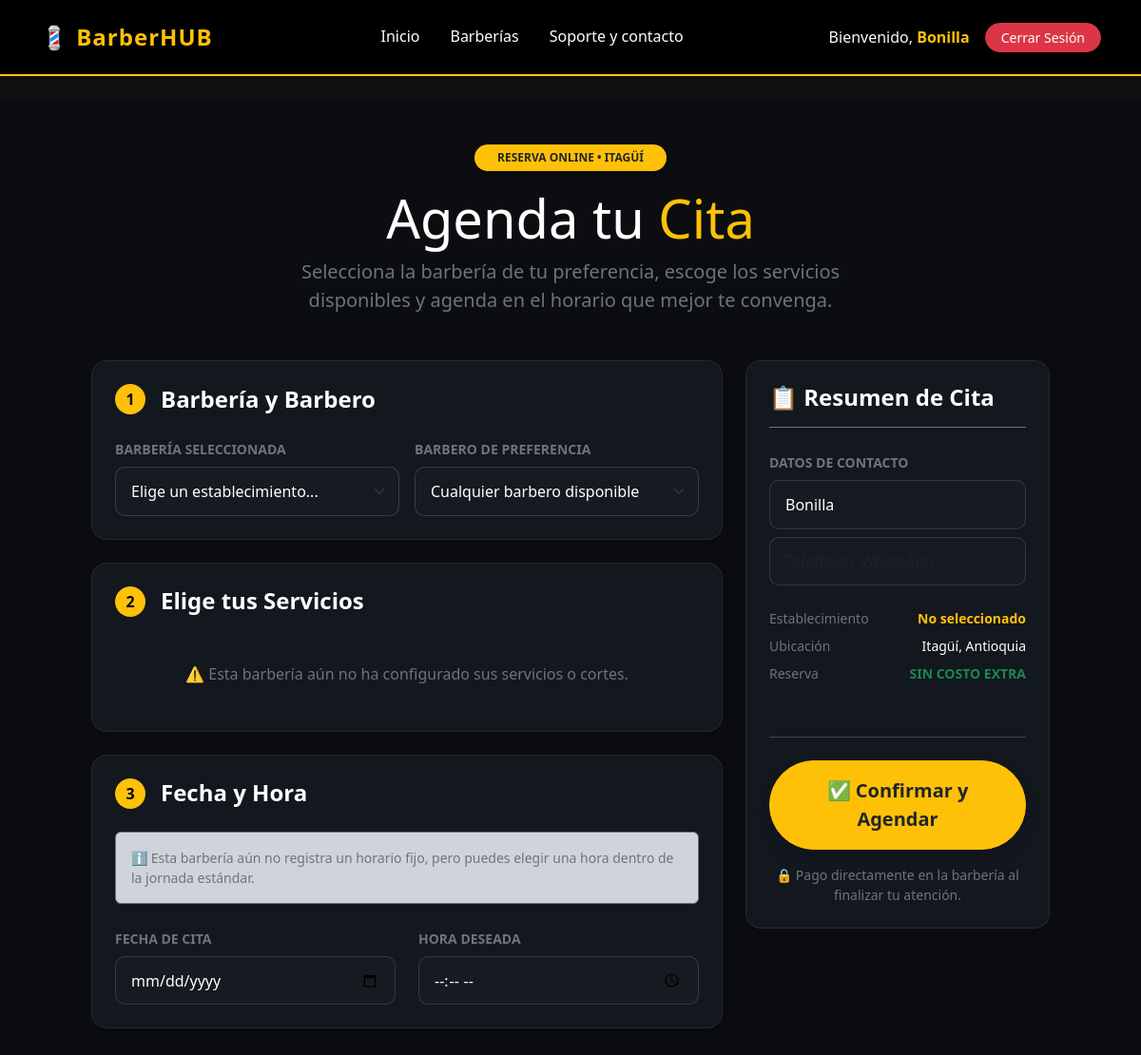
/agendar/?barberia_id=1 (signed in), run on an earlier commit of the app's database.
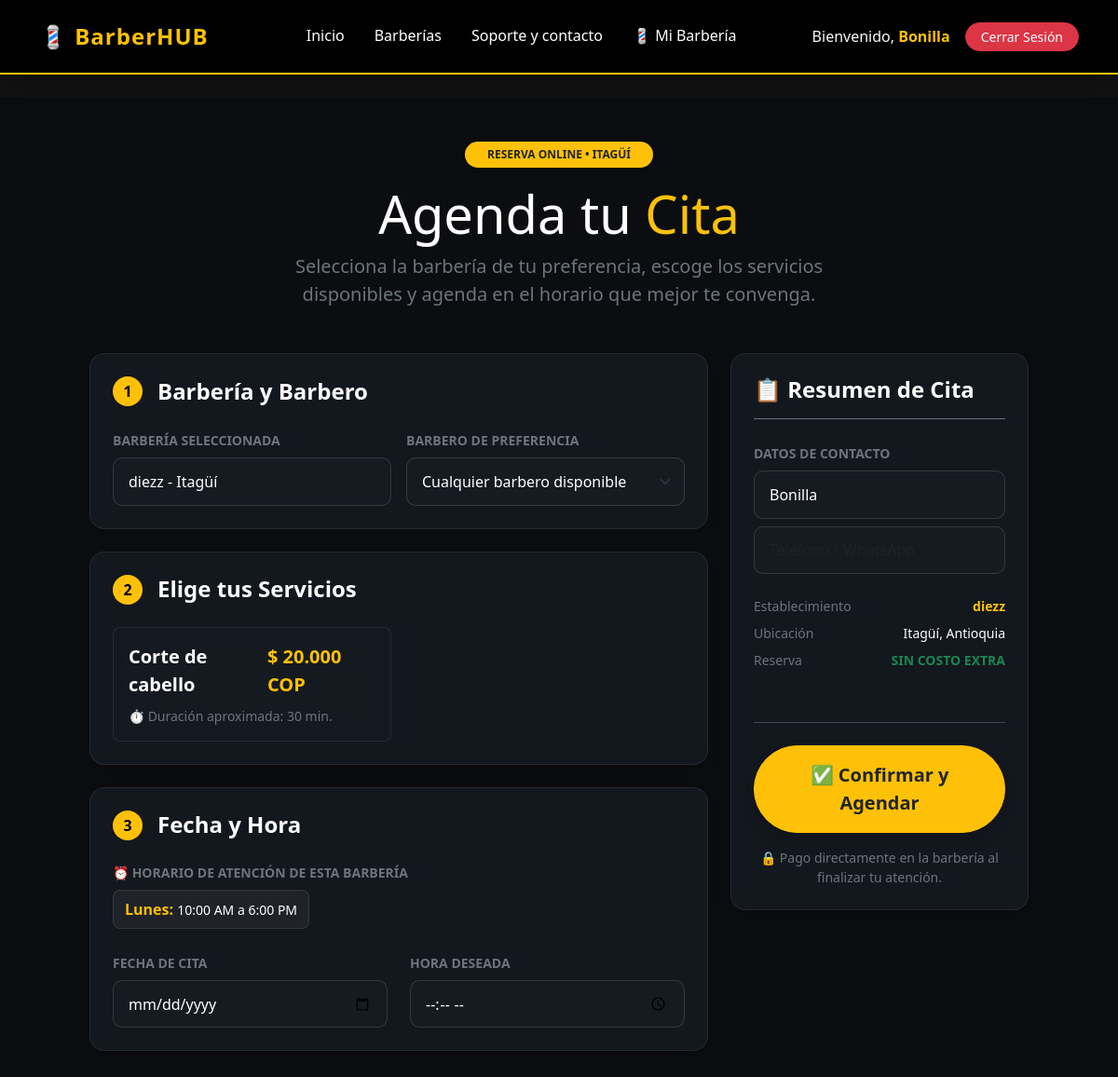
And on a later commit of the database.
### gestion/models.py (models this page shows, shortened)
class Barberia(models.Model):
    PLANES = (
        ('INDIVIDUAL', 'Plan Individual ($80.000 COP)'),
        ('STUDIO', 'Plan Studio ($150.000 COP)'),
        ('ELITE', 'Plan Élite ($200.000 COP)'),
    )
    dueno = models.ForeignKey(User, on_delete=models.CASCADE, related_name='barberias')
    nombre = models.CharField(max_length=100)
    direccion = models.CharField(max_length=255)
    barrio = models.CharField(max_length=100, default='Itagüí')
    descripcion = models.TextField(blank=True, help_text="Ej: Especialistas en fades, perfilado de barba...")
    google_maps_link = models.URLField(blank=True)
    plan_actual = models.CharField(max_length=20, choices=PLANES, default='INDIVIDUAL') # NUEVO CAMPO

class Servicio(models.Model):
    barberia = models.ForeignKey(Barberia, on_delete=models.CASCADE, related_name='servicios')
    nombre = models.CharField(max_length=100) # Ej: Corte Tradicional, Perfilado de Barba
    precio = models.DecimalField(max_digits=10, decimal_places=2)
    duracion_minutos = models.IntegerField(default=30)

class HorarioAtencion(models.Model):
    DIAS = (
        ('LUN', 'Lunes'),
        ('MAR', 'Martes'),
        ('MIE', 'Miércoles'),
        ('JUE', 'Jueves'),
        ('VIE', 'Viernes'),
        ('SAB', 'Sábado'),
        ('DOM', 'Domingo'),
    )
    barberia = models.ForeignKey(Barberia, on_delete=models.CASCADE, related_name='horarios')
    dia = models.CharField(max_length=3, choices=DIAS)
    hora_apertura = models.TimeField()
    hora_cierre = models.TimeField()

### gestion/views.py (the view)
# urls.py: path('agendar/', views.agendar_cita, name='agendar'),
@login_required
def agendar_cita(request):
    barberia_id = request.GET.get('barberia_id')
    barberia_seleccionada = None
    if barberia_id:
        barberia_seleccionada = Barberia.objects.filter(id=barberia_id).first()
        todas_barberias = [barberia_seleccionada] if barberia_seleccionada else []
    else:
        todas_barberias = Barberia.objects.all()
    servicios = []
    horarios = []
    if barberia_seleccionada:
        servicios = barberia_seleccionada.servicios.all()
        horarios = barberia_seleccionada.horarios.all()
    if request.method == 'POST':
        messages.success(request, '¡Tu cita ha sido agendada con éxito!')
        return redirect('inicio')
    return render(request, 'agendar.html', {
        'barberias': todas_barberias,
        'barberia_seleccionada': barberia_seleccionada,
        'servicios': servicios,
        'horarios': horarios
    })

### gestion/templates/agendar.html (shortened to what the changed rows need)
{% extends 'base.html' %}
{% block content %}
<div class="full-width-wrapper py-5 px-3 px-md-5">
    <div class="container-fluid px-lg-5">
        <div class="text-center mb-5">
            <h1 class="display-4 fw-extrabold text-white">Agenda tu <span class="text-warning">Cita</span></h1>
        </div>
        <form method="post" action="{% url 'agendar' %}">
            <div class="row g-4">
                <div class="col-lg-8">
<div class="card glass-card text-white rounded-4 p-4 mb-4 shadow">
    <div class="row g-3">
        <div class="col-md-6">
            <label class="form-label text-secondary small fw-bold">BARBERÍA SELECCIONADA</label>
            {% if barberia_seleccionada %}
                <input type="text" class="form-control form-control-dark" value="{{ barberia_seleccionada.nombre }} - {{ barberia_seleccionada.barrio|default:'Itagüí' }}" readonly>
            {% else %}
                <select class="form-select form-select-dark" name="barberia_select" onchange="location = this.value;" required>
                    <option value="" selected disabled>Elige un establecimiento...</option>
                </select>
            {% endif %}
        </div>
    </div>
</div>
                    <div class="card glass-card text-white rounded-4 p-4 mb-4 shadow">
                        <div class="row g-3">
                            {% if servicios %}
                                {% for s in servicios %}
                                    <div class="col-md-6">
                                        <label class="card glass-card glass-card-hover service-label p-3 h-100 rounded-3 text-white border" for="service_{{ s.id }}">
                                            <div class="d-flex justify-content-between align-items-center mb-2">
                                                <span class="fw-bold fs-5">{{ s.nombre }}</span>
                                                <span class="text-warning fw-bold fs-5 precio-cop" data-precio="{{ s.precio }}">
                                                </span>
                                            </div>
                                            <p class="text-secondary small m-0">⏱️ Duración aproximada: {{ s.duracion_minutos }} min.</p>
                                        </label>
                                    </div>
                                {% endfor %}
                            {% else %}
                                <div class="col-12 text-center py-4">
                                    <p class="text-secondary mb-0">⚠️ Esta barbería aún no ha configurado sus servicios o cortes.</p>
                                </div>
                            {% endif %}
                        </div>
                    </div>
                    <div class="card glass-card text-white rounded-4 p-4 shadow">
                        <div class="d-flex align-items-center gap-3 mb-4">
                            <span class="step-number">3</span>
                            <h3 class="h4 m-0 fw-bold">Fecha y Hora</h3>
                        </div>
                        {% if horarios %}
                            <div class="mb-4">
                                <label class="form-label text-secondary small fw-bold d-block mb-2">⏰ HORARIO DE ATENCIÓN DE ESTA BARBERÍA</label>
                                <div class="d-flex flex-wrap gap-2">
                                    {% for h in horarios %}
                                        <div class="schedule-badge">
                                            <strong class="text-warning">{{ h.get_dia_display }}:</strong>
                                            <span class="text-white small">
                                                {{ h.hora_apertura|time:"g:i" }} {% if h.hora_apertura.hour >= 12 %}PM{% else %}AM{% endif %}
                                                a
                                                {{ h.hora_cierre|time:"g:i" }} {% if h.hora_cierre.hour >= 12 %}PM{% else %}AM{% endif %}
                                            </span>
                                        </div>
                                    {% endfor %}
                                </div>
                            </div>
                        {% else %}
                            <div class="alert alert-dark border-secondary text-secondary small mb-4">
                                ℹ️ Esta barbería aún no registra un horario fijo, pero puedes elegir una hora dentro de la jornada estándar.
                            </div>
                        {% endif %}
                        <div class="row g-4">
                            <div class="col-md-6">
                            </div>
                            <div class="col-md-6">
                            </div>
                        </div>
                    </div>
                </div>
                <div class="col-lg-4">
                    <div class="card glass-card text-white rounded-4 p-4 shadow sticky-top" style="top: 2rem;">
                        <ul class="list-unstyled text-secondary small mb-4">
                            <li class="d-flex justify-content-between mb-2">
                                <span>Establecimiento</span>
                                <span class="text-warning fw-bold">
                                    {% if barberia_seleccionada %}{{ barberia_seleccionada.nombre }}{% else %}No seleccionado{% endif %}
                                </span>
                            </li>
                        </ul>
                    </div>
                </div>
            </div>
        </form>
    </div>
</div>
{% endblock %}

### gestion/templates/base.html (shortened to what this page needs)
<!DOCTYPE html>
<html lang="es">
<head>
    <link href="https://cdn.jsdelivr.net/npm/bootstrap@5.3.0/dist/css/bootstrap.min.css" rel="stylesheet">
</head>
<body>
    <nav class="navbar navbar-expand-lg navbar-dark navbar-barberhub shadow-lg py-3 sticky-top">
        <div class="container">
            <a class="navbar-brand fw-bold brand-gold me-4" href="{% url 'home' %}">💈 BarberHUB</a>
            <div class="collapse navbar-collapse" id="navbarNav">
                <ul class="navbar-nav mx-auto text-center my-2 my-lg-0">
                    <li class="nav-item">
                        <a class="nav-link nav-link-barberhub {% if request.resolver_match.url_name == 'home' %}active{% endif %}" href="{% url 'home' %}">Inicio</a>
                    </li>
                    <li class="nav-item">
                        <a class="nav-link nav-link-barberhub {% if request.resolver_match.url_name == 'barberias' %}active{% endif %}" href="{% url 'barberias' %}">Barberías</a>
                    </li>
                    <li class="nav-item">
                        <a class="nav-link nav-link-barberhub {% if request.resolver_match.url_name == 'soporte' %}active{% endif %}" href="{% url 'soporte' %}">Soporte y contacto</a>
                    </li>
                    {% if user.is_authenticated %}
                        {% if user.perfil.rol == 'BARBERO' %}
                            <li class="nav-item">
                                <a class="nav-link nav-link-barberhub {% if request.resolver_match.url_name == 'panel_barbero' %}active{% endif %}" href="{% url 'panel_barbero' %}">
                                    💈 Mi Barbería
                                </a>
                            </li>
                        {% endif %}
                    {% endif %}
                </ul>
                <div class="d-flex align-items-center justify-content-center mt-3 mt-lg-0">
                    {% if user.is_authenticated %}
                        <span class="navbar-text me-3 text-light">
                            Bienvenido, <strong style="color: #ffc107;">{{ user.username }}</strong>
                        </span>
                        <form action="{% url 'logout' %}" method="post" class="m-0">
                            <button type="submit" class="btn btn-danger btn-sm rounded-pill px-3">Cerrar Sesión</button>
                        </form>
                    {% else %}
                        <a href="{% url 'login' %}" class="btn btn-outline-gold btn-sm me-2 rounded-pill px-3">Iniciar Sesión</a>
                        <a href="{% url 'registro' %}" class="btn btn-gold btn-sm rounded-pill px-3">Registrarse</a>
                    {% endif %}
                </div>
            </div>
        </div>
    </nav>
    <div class="container mt-4">
        {% block content %}
        {% endblock %}
    </div>
</body>
</html>

What changed in the data, as far as the page shows it:
added Barberia: nombre "diezz - Itagüí", nombre "diezz"
added Servicio: nombre "Corte de cabello", duracion_minutos "30"
added HorarioAtencion: dia "Lunes", hora_apertura "10:00", shows "AM", hora_cierre "6:00", shows "PM"
Also different on the page:
form field barberia_select: "Elige un establecimiento..." → (not shown)
text no longer shown: "⚠️ Esta barbería aún no ha configurado sus servicios o cortes. ℹ️ Esta barbería aún no registra un horario fijo, pero puedes elegir una hora dentro de la jornada estándar. No seleccionado"
text now shown: "💈 Mi Barbería ⏰ HORARIO DE ATENCIÓN DE ESTA BARBERÍA"
